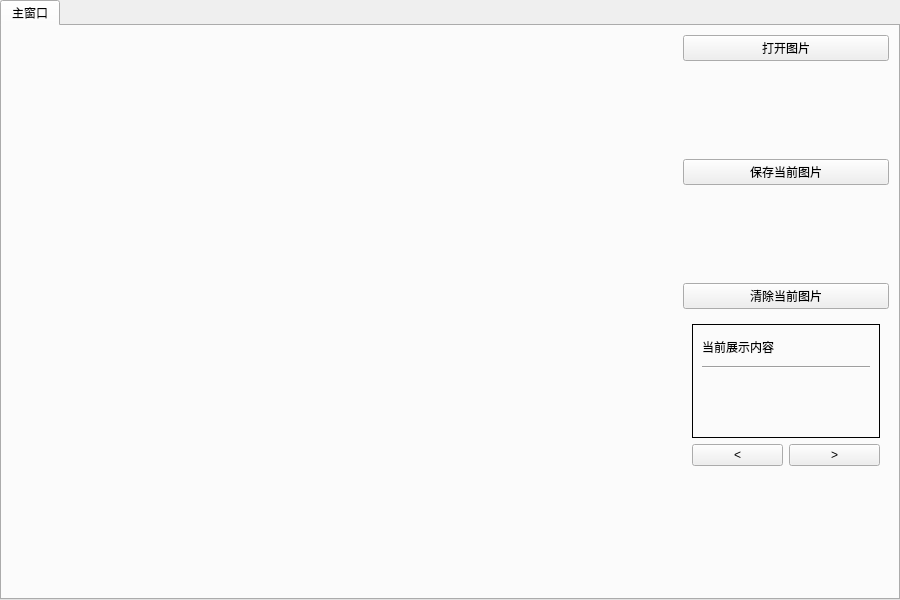
<?xml version="1.0" encoding="UTF-8"?>
<ui version="4.0">
 <class>Misc_steg_tool</class>
 <widget class="QMainWindow" name="Misc_steg_tool">
  <property name="enabled">
   <bool>true</bool>
  </property>
  <property name="geometry">
   <rect>
    <x>0</x>
    <y>0</y>
    <width>900</width>
    <height>600</height>
   </rect>
  </property>
  <property name="sizePolicy">
   <sizepolicy hsizetype="Expanding" vsizetype="Expanding">
    <horstretch>0</horstretch>
    <verstretch>0</verstretch>
   </sizepolicy>
  </property>
  <property name="windowTitle">
   <string>Misc Steg Tool</string>
  </property>
  <widget class="QWidget" name="centralwidget">
   <property name="sizePolicy">
    <sizepolicy hsizetype="Expanding" vsizetype="Expanding">
     <horstretch>0</horstretch>
     <verstretch>0</verstretch>
    </sizepolicy>
   </property>
   <layout class="QHBoxLayout" name="horizontalLayout">
    <property name="spacing">
     <number>0</number>
    </property>
    <property name="leftMargin">
     <number>0</number>
    </property>
    <property name="topMargin">
     <number>0</number>
    </property>
    <property name="rightMargin">
     <number>0</number>
    </property>
    <property name="bottomMargin">
     <number>0</number>
    </property>
    <item>
     <widget class="QTabWidget" name="Tab">
      <property name="enabled">
       <bool>true</bool>
      </property>
      <property name="sizePolicy">
       <sizepolicy hsizetype="Expanding" vsizetype="Expanding">
        <horstretch>0</horstretch>
        <verstretch>0</verstretch>
       </sizepolicy>
      </property>
      <property name="currentIndex">
       <number>0</number>
      </property>
      <widget class="QWidget" name="MainWindow">
       <property name="sizePolicy">
        <sizepolicy hsizetype="Expanding" vsizetype="Expanding">
         <horstretch>0</horstretch>
         <verstretch>0</verstretch>
        </sizepolicy>
       </property>
       <attribute name="title">
        <string>主窗口</string>
       </attribute>
       <layout class="QHBoxLayout" name="horizontalLayout_2" stretch="3,1">
        <property name="spacing">
         <number>0</number>
        </property>
        <property name="leftMargin">
         <number>0</number>
        </property>
        <property name="topMargin">
         <number>0</number>
        </property>
        <property name="rightMargin">
         <number>0</number>
        </property>
        <property name="bottomMargin">
         <number>0</number>
        </property>
        <item>
         <widget class="QWidget" name="ShowImgWidget" native="true"/>
        </item>
        <item>
         <widget class="QWidget" name="SideBar" native="true">
          <layout class="QVBoxLayout" name="verticalLayout_3" stretch="1,1">
           <item>
            <layout class="QVBoxLayout" name="verticalLayout_2" stretch="2,1,2,1,2">
             <item>
              <widget class="QPushButton" name="OpenImg">
               <property name="text">
                <string>打开图片</string>
               </property>
              </widget>
             </item>
             <item>
              <spacer name="verticalSpacer">
               <property name="orientation">
                <enum>Qt::Vertical</enum>
               </property>
               <property name="sizeHint" stdset="0">
                <size>
                 <width>20</width>
                 <height>40</height>
                </size>
               </property>
              </spacer>
             </item>
             <item>
              <widget class="QPushButton" name="SaveCurrentImg">
               <property name="text">
                <string>保存当前图片</string>
               </property>
              </widget>
             </item>
             <item>
              <spacer name="verticalSpacer_2">
               <property name="orientation">
                <enum>Qt::Vertical</enum>
               </property>
               <property name="sizeHint" stdset="0">
                <size>
                 <width>20</width>
                 <height>40</height>
                </size>
               </property>
              </spacer>
             </item>
             <item>
              <widget class="QPushButton" name="CleanCurrentImg">
               <property name="text">
                <string>清除当前图片</string>
               </property>
              </widget>
             </item>
            </layout>
           </item>
           <item>
            <widget class="QWidget" name="widget_3" native="true">
             <layout class="QVBoxLayout" name="verticalLayout" stretch="1,2,1">
              <item>
               <widget class="QFrame" name="frame">
                <property name="frameShape">
                 <enum>QFrame::Box</enum>
                </property>
                <property name="frameShadow">
                 <enum>QFrame::Plain</enum>
                </property>
                <property name="lineWidth">
                 <number>1</number>
                </property>
                <property name="midLineWidth">
                 <number>2</number>
                </property>
                <layout class="QVBoxLayout" name="verticalLayout_4" stretch="1,1,2">
                 <item>
                  <widget class="QLabel" name="label">
                   <property name="lineWidth">
                    <number>1</number>
                   </property>
                   <property name="midLineWidth">
                    <number>1</number>
                   </property>
                   <property name="text">
                    <string>当前展示内容</string>
                   </property>
                  </widget>
                 </item>
                 <item>
                  <widget class="Line" name="line">
                   <property name="orientation">
                    <enum>Qt::Horizontal</enum>
                   </property>
                  </widget>
                 </item>
                 <item>
                  <widget class="QLabel" name="CurrentPlane">
                   <property name="text">
                    <string/>
                   </property>
                  </widget>
                 </item>
                </layout>
               </widget>
              </item>
              <item>
               <layout class="QHBoxLayout" name="horizontalLayout_3">
                <item>
                 <widget class="QPushButton" name="PlaneSwitchL">
                  <property name="text">
                   <string>&lt;</string>
                  </property>
                 </widget>
                </item>
                <item>
                 <widget class="QPushButton" name="PlaneSwitchR">
                  <property name="text">
                   <string>&gt;</string>
                  </property>
                 </widget>
                </item>
               </layout>
              </item>
              <item>
               <spacer name="verticalSpacer_3">
                <property name="orientation">
                 <enum>Qt::Vertical</enum>
                </property>
                <property name="sizeHint" stdset="0">
                 <size>
                  <width>20</width>
                  <height>40</height>
                 </size>
                </property>
               </spacer>
              </item>
             </layout>
            </widget>
           </item>
          </layout>
         </widget>
        </item>
       </layout>
      </widget>
     </widget>
    </item>
   </layout>
  </widget>
 </widget>
 <resources/>
 <connections/>
</ui>
